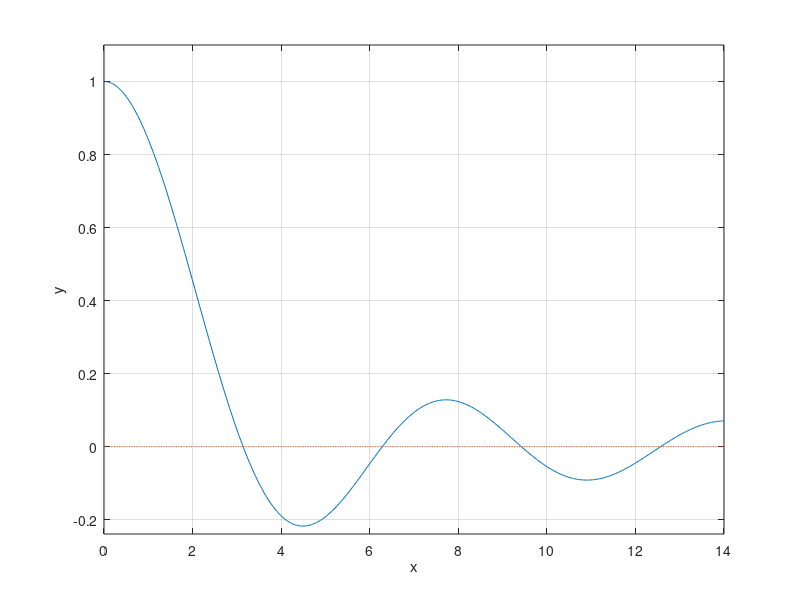

This chart was generated by the following MATLAB code: (Note: this script raises an error after producing the figure.)
clear
a=0;
b=14;
x = linspace(a,b,500);
h = 0.001; iter = 1000; eps = 0.001;
%f = @(x)1+(1+sin(x)-cos(x)).^2-(sin(2*x)-cos(2*x)-0.2).^2;
f = @(x)sin(x)./x;
y = f(x);
plot(x,f(x),x,0*x,':');
grid on
xlabel('x'); ylabel('y')
hold on
ymin=min(y); ymax=max(y);
if ymin<0 ymin=1.1*ymin; else ymin = 0.9*ymin; end;
if ymax>0 ymax=1.1*ymax; else ymax = 0.9*ymax; end;
ylim([ymin,ymax]);
z = ginput(1);
x1=z(1);
flag = 0
for i = 1:iter
    yh=(f(x1+h)-f(x1))/h;
    x2=x1-f(x1)/yh;
    L=line([x2,x2],[0,f(x2)]);
    set(L,'LineStyle',':')
    x1=x2;
    delete(L)
    if x2 < a | x2 > b 
        flag = 1
        break; 
    end;
    if abs(f(x2))<eps break; end;
end;
if flag == 0
    plot(x,f(x1)+yh*(x-x1),':',x1,f(x1),'*',x2,0,'*',x2,f(x2),'o')
    disp("Найденный корень " + x2);
else disp("Плохая точка");
end;
hold off
